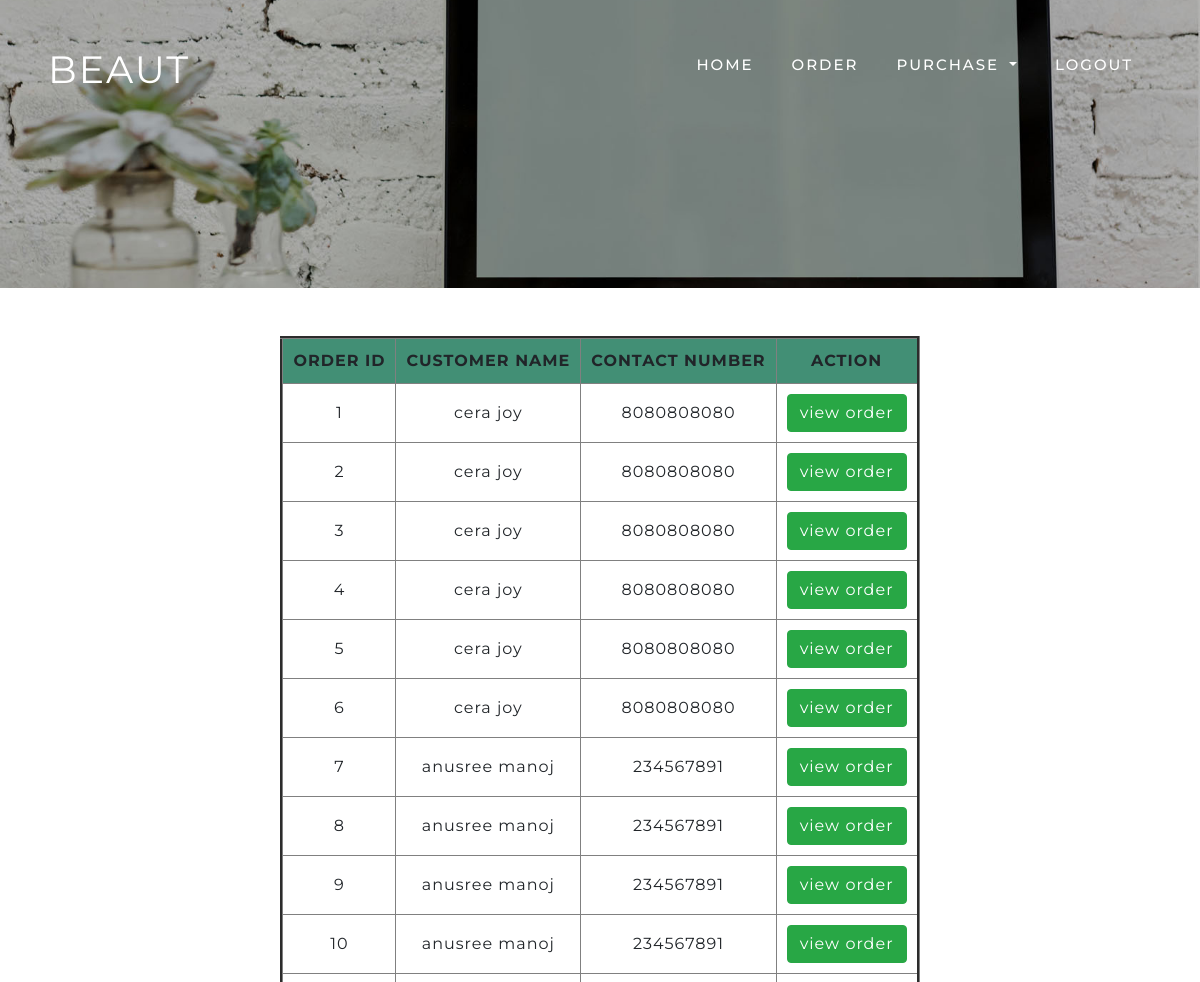
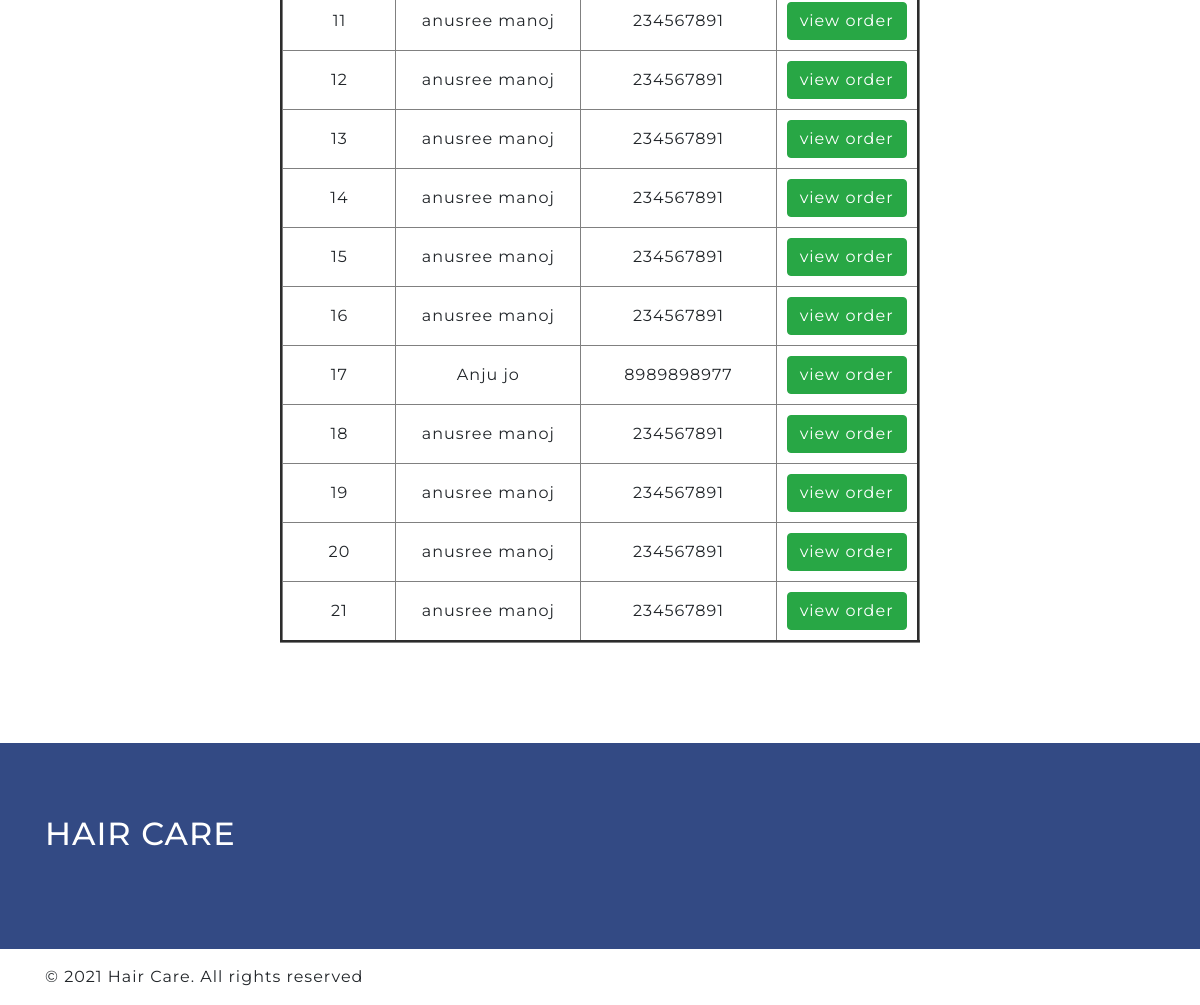
The app's page /Staff/vieworders.php with its own data (2 pictures, top to bottom).
### tables this page shows
CREATE TABLE IF NOT EXISTS `tbl_cmaster` (
  `orderid` int(11) NOT NULL AUTO_INCREMENT,
  `custid` int(11) NOT NULL,
  `totalprice` int(11) NOT NULL,
  `status` varchar(15) NOT NULL,
  PRIMARY KEY (`orderid`)
);

CREATE TABLE IF NOT EXISTS `tbl_customer` (
  `id` int(11) NOT NULL AUTO_INCREMENT,
  `fname` varchar(50) NOT NULL,
  `lname` varchar(30) NOT NULL,
  `phone` varchar(50) NOT NULL,
  `housename` varchar(30) NOT NULL,
  `city` varchar(30) NOT NULL,
  `district` varchar(30) NOT NULL,
  `pincode` int(11) NOT NULL,
  `state` varchar(30) NOT NULL,
  `email` varchar(50) NOT NULL,
  `status` varchar(50) NOT NULL,
  PRIMARY KEY (`id`)
);

### Staff/vieworders.php (the view, shortened to what this page needs)
<?php
include './staffBase.php';
?>
<br><br>
<?php
include '../connection.php';
$qry = mysqli_query($conn,"select tbl_cmaster.orderid,tbl_customer.fname,tbl_customer.lname,tbl_customer.phone,tbl_cmaster.status from tbl_cmaster,tbl_customer where tbl_cmaster.custid=tbl_customer.id");
if (mysqli_fetch_array($qry) > 0) {
    ?>
    <table border='3' align="center" id="customers" >
        <th> ORDER ID    </th>
        <th>CUSTOMER NAME </th>
        <th>CONTACT NUMBER </th>
        <th colspan="2">ACTION</th>
        <?php
         $qry = mysqli_query($conn,"select tbl_cmaster.orderid,tbl_customer.fname,tbl_customer.lname,tbl_customer.phone,tbl_cmaster.status from tbl_cmaster,tbl_customer where tbl_cmaster.custid=tbl_customer.id ");
        while ($row = mysqli_fetch_array($qry)) {
            echo '<tr><td>' . $row['orderid'] . '</td><td>' . $row['fname'] . ' '.  $row['lname'] .'</td><td>' . $row['phone'] . '</td><td><a href="vieworder2.php?id=' . $row['orderid'] . '" class="btn btn-success">view order</a></td></tr>';
        }
    } else {
        ?>
        <img src="../images/no_data_found.png" width="30%" height="30%" >
        <?php
    }
    ?>
</table>
<?php
include '../footer.php';
?>

### web/css/style.css (style rules this page uses)
html, body { padding: 0; margin: 0; background: #fff; letter-spacing: 1px; font-family: 'Montserrat', sans-serif; }
body a { outline: none; transition: 0.5s all; -webkit-transition: 0.5s all; -moz-transition: 0.5s all; -o-transition: 0.5s all; -ms-transition: 0.5s all; text-decoration: none; }
a { color: #fff; text-decoration: none; }

### Staff/vieworders.php (style rules this page uses)
th { background-color:rgb(66, 143, 117); }
th,td { padding:10px; text-align:center; }

### records on screen
tbl_cmaster: orderid "1", tbl_customer.fname "cera", tbl_customer.lname "joy", tbl_customer.phone "8080808080"
tbl_cmaster: orderid "2", tbl_customer.fname "cera", tbl_customer.lname "joy", tbl_customer.phone "8080808080"
tbl_cmaster: orderid "3", tbl_customer.fname "cera", tbl_customer.lname "joy", tbl_customer.phone "8080808080"
tbl_cmaster: orderid "4", tbl_customer.fname "cera", tbl_customer.lname "joy", tbl_customer.phone "8080808080"
tbl_cmaster: orderid "5", tbl_customer.fname "cera", tbl_customer.lname "joy", tbl_customer.phone "8080808080"
tbl_cmaster: orderid "6", tbl_customer.fname "cera", tbl_customer.lname "joy", tbl_customer.phone "8080808080"
tbl_cmaster: orderid "7", tbl_customer.fname "anusree", tbl_customer.lname "manoj", tbl_customer.phone "234567891"
tbl_cmaster: orderid "8", tbl_customer.fname "anusree", tbl_customer.lname "manoj", tbl_customer.phone "234567891"
tbl_cmaster: orderid "9", tbl_customer.fname "anusree", tbl_customer.lname "manoj", tbl_customer.phone "234567891"
tbl_cmaster: orderid "10", tbl_customer.fname "anusree", tbl_customer.lname "manoj", tbl_customer.phone "234567891"
tbl_cmaster: orderid "11", tbl_customer.fname "anusree", tbl_customer.lname "manoj", tbl_customer.phone "234567891"
tbl_cmaster: orderid "12", tbl_customer.fname "anusree", tbl_customer.lname "manoj", tbl_customer.phone "234567891"
tbl_cmaster: orderid "13", tbl_customer.fname "anusree", tbl_customer.lname "manoj", tbl_customer.phone "234567891"
tbl_cmaster: orderid "14", tbl_customer.fname "anusree", tbl_customer.lname "manoj", tbl_customer.phone "234567891"
tbl_cmaster: orderid "15", tbl_customer.fname "anusree", tbl_customer.lname "manoj", tbl_customer.phone "234567891"
tbl_cmaster: orderid "16", tbl_customer.fname "anusree", tbl_customer.lname "manoj", tbl_customer.phone "234567891"
tbl_cmaster: orderid "17", tbl_customer.fname "Anju", tbl_customer.lname "jo", tbl_customer.phone "8989898977"
tbl_cmaster: orderid "18", tbl_customer.fname "anusree", tbl_customer.lname "manoj", tbl_customer.phone "234567891"
tbl_cmaster: orderid "19", tbl_customer.fname "anusree", tbl_customer.lname "manoj", tbl_customer.phone "234567891"
tbl_cmaster: orderid "20", tbl_customer.fname "anusree", tbl_customer.lname "manoj", tbl_customer.phone "234567891"
tbl_cmaster: orderid "21", tbl_customer.fname "anusree", tbl_customer.lname "manoj", tbl_customer.phone "234567891"
